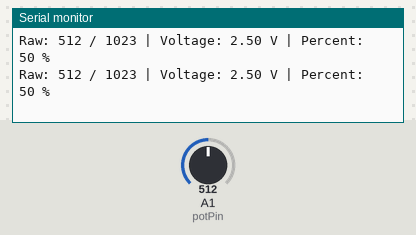
Recording of a sketch running on a simulated Arduino Uno, built with avr-gcc and run on an emulated ATmega328P. Shown: the last lines printed to the serial monitor. Inputs (shaded band) come from the test bench; at power-on: A1 (potPin) = 512.

Above: at 2.2 s.
2.3 s: A1 (potPin) set to 716
At 2.53 s:
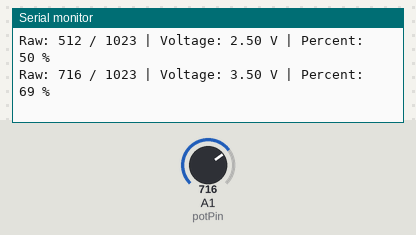
3.8 s: A1 (potPin) set to 900
At 4.04 s:
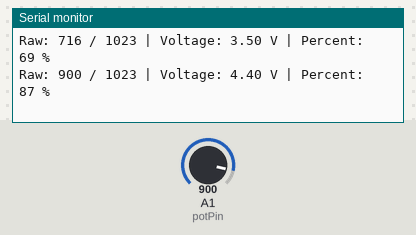
Timing chart, 0 to 6.8 s (numbered marks = the images above; inputs shaded):
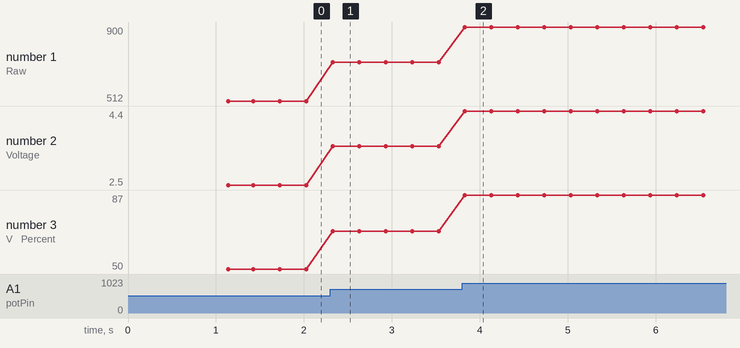

Measured:
- after the input at 2.3 s, the serial monitor: prints a new line at once (image 1)
- after the input at 3.8 s, the serial monitor: prints a new line at once (image 2)
- plotted number 1: 512 → 716 after the input at 2.3 s, 716 → 900 after the input at 3.8 s
- plotted number 2: 2.5 → 3.5 after the input at 2.3 s, 3.5 → 4.4 after the input at 3.8 s
- plotted number 3: 50 → 69 after the input at 2.3 s, 69 → 87 after the input at 3.8 s

The sketch:

check_potentiometer.ino
```cpp
/*
  =============================================================================
  [PHYCOM EXAM] 2. โค้ดตรวจสอบตัวต้านทานปรับค่าได้ (Potentiometer)
  =============================================================================

  📖 คำแนะนำการต่อสาย (Wiring Instructions):
  -----------------------------------------------------------------------------
  1. ตัวต้านทานปรับค่าได้ (แบบ Rotary มีก้านหมุน) มีขาทั้งหมด 3 ขา
  2. การต่อสายเข้าบอร์ด Arduino:
       - ขาริมข้างที่ 1 (ซ้าย) ---> ต่อเข้าช่อง 5V บนบอร์ด Arduino
       - ขากลาง (Wiper)       ---> ต่อเข้าช่อง A1 (Analog In) บนบอร์ด Arduino
       - ขาริมข้างที่ 2 (ขวา)  ---> ต่อเข้าช่อง GND บนบอร์ด Arduino

  💡 ทริคและข้อสังเกต:
  -----------------------------------------------------------------------------
  - ขาริม 2 ข้างสามารถสลับที่ระหว่าง 5V กับ GND ได้ (สลับแล้วจะแค่กลับทิศทางการหมุนตามเข็ม/ทวนเข็ม)
  - แต่ **"ขากลาง" ต้องต่อเข้า A1 เสมอ** ห้ามนำขากลางไปต่อ 5V หรือ GND เด็ดขาด

  🔍 วิธีทดสอบและตรวจสอบผลลัพธ์ (How to Test & Expected Output):
  -----------------------------------------------------------------------------
  1. กด Upload โค้ดลงบอร์ด Arduino Uno R4 WiFi
  2. เปิด Serial Monitor ตั้ง Baud Rate เป็น 9600
  3. หมุนก้านปรับค่า:
       - เมื่อหมุนสุดข้างหนึ่ง ค่า Raw ต้องอ่านได้ 0 (0.00 V / 0%)
       - เมื่อหมุนสุดอีกข้างหนึ่ง ค่า Raw ต้องอ่านได้ 1023 (5.00 V / 100%)
       - ขณะหมุนไปมา ค่าตัวเลขต้องเพิ่มขึ้น-ลดลงอย่างต่อเนื่อง นุ่มนวล ไม่กระโดดมั่ว
  4. หากค่ากระโดดไปมาตลอดเวลาโดยที่ไม่ได้หมุน:
       - แสดงว่าสายขากลางหลวม หรือเสียบไม่แน่นกับ Breadboard
  =============================================================================
*/

const int potPin = A1;

void setup() {
  Serial.begin(9600);
  delay(1000);
  Serial.println("==========================================");
  Serial.println("   Rotary Potentiometer Diagnostic Test   ");
  Serial.println("==========================================");
}

void loop() {
  // อ่านค่าสัญญาณ Analog จาก A1 (ค่า 0 ถึง 1023)
  int sensorValue = analogRead(potPin);

  // คำนวณเป็นแรงดันไฟฟ้า (0 - 5.0V)
  float voltage = sensorValue * (5.0 / 1023.0);

  // แปลงค่าเป็นเปอร์เซ็นต์ (0 - 100%)
  int percent = map(sensorValue, 0, 1023, 0, 100);

  // แสดงผลลัพธ์ออกทาง Serial Monitor
  Serial.print("Raw: ");
  Serial.print(sensorValue);
  Serial.print(" / 1023 | Voltage: ");
  Serial.print(voltage, 2);
  Serial.print(" V | Percent: ");
  Serial.print(percent);
  Serial.println(" %");

  delay(300); // อัปเดตทุกๆ 300 มิลลิวินาทีเพื่อให้เห็นการเปลี่ยนแปลงทันทีที่หมุน
}
```
